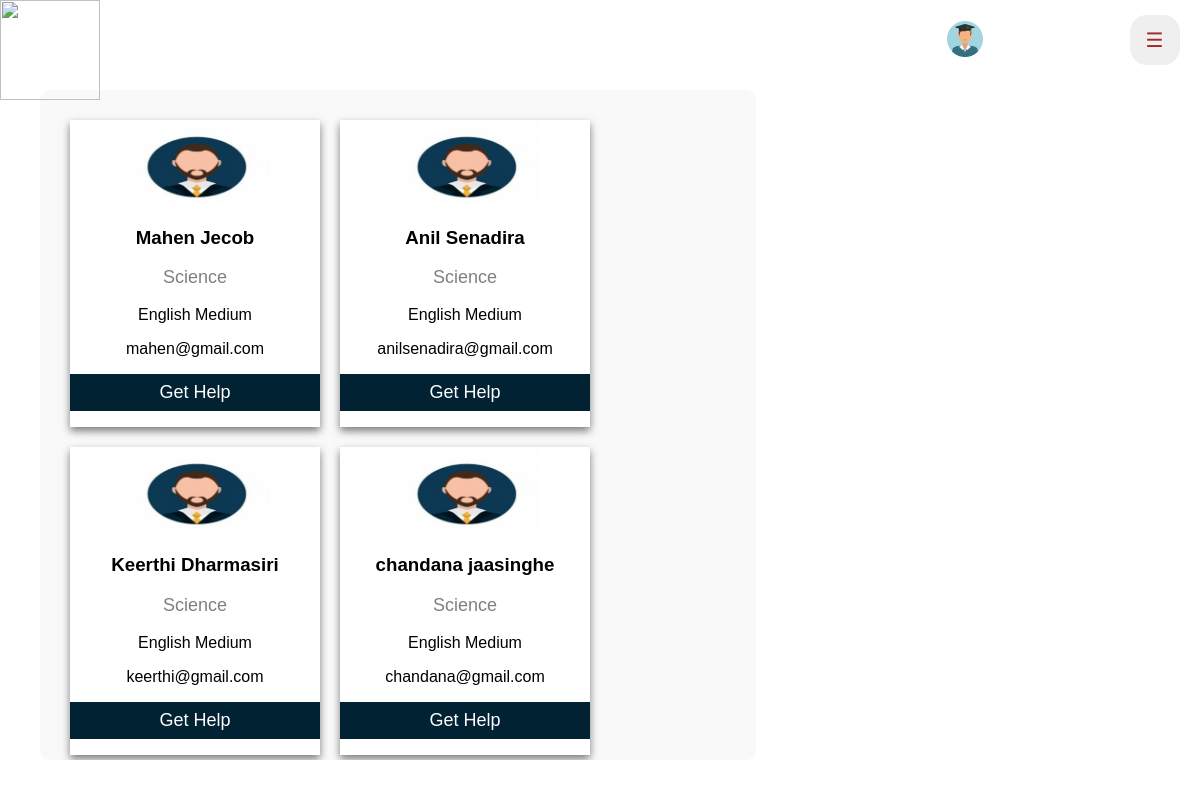
The page /htdocs/ISKOLE/Student/GetHelp/gethelp.php on the database as committed earlier.
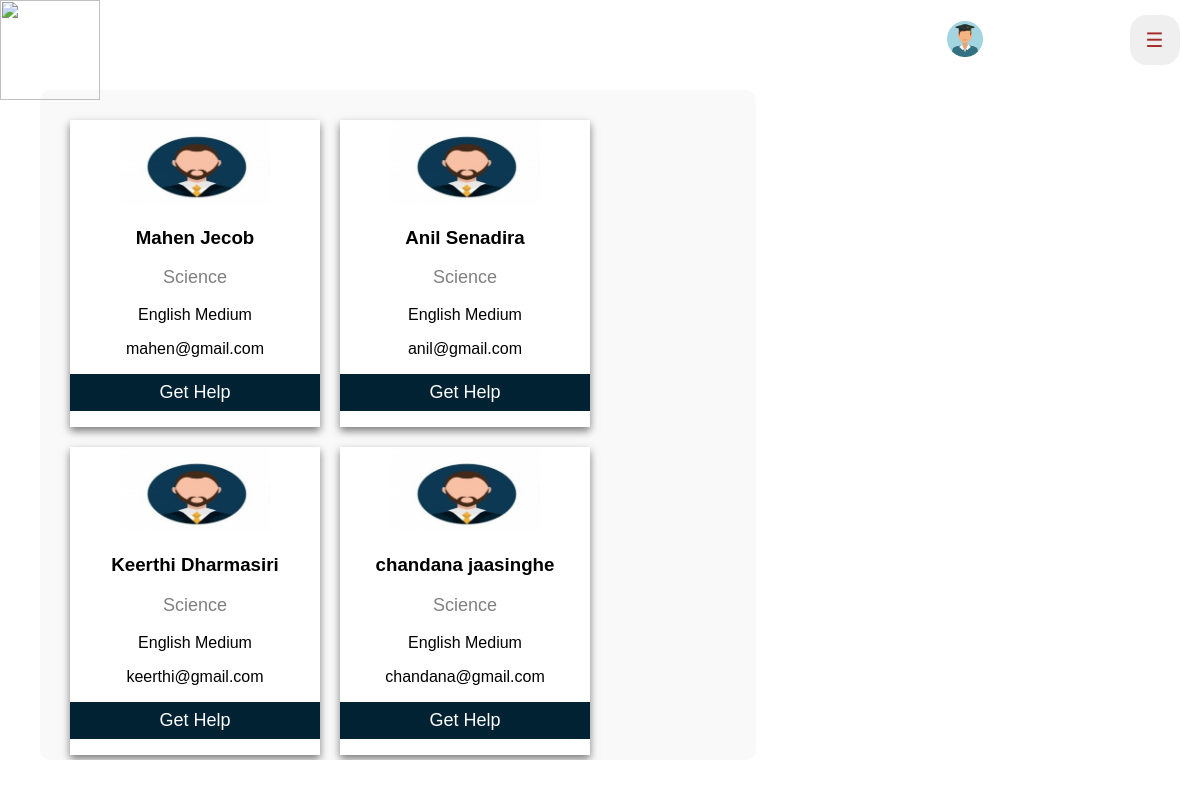
The same page on the database as committed later.
### tables this page shows
CREATE TABLE `teacher` (
  `teacher_id` int(11) NOT NULL,
  `first_name` varchar(20) NOT NULL,
  `last_name` varchar(50) NOT NULL,
  `subject` varchar(20) NOT NULL,
  `medium` varchar(10) NOT NULL,
  `email` varchar(50) NOT NULL,
  `password` varchar(50) NOT NULL,
  `status` tinyint(1) NOT NULL,
  `availability` tinyint(1) NOT NULL
);

### htdocs/ISKOLE/Student/GetHelp/gethelp.php (the view, shortened to what this page needs)
<?php session_start();;
      include '../../connection.php';
?>
<!DOCTYPE html>
<html>
    <head>
        <link href="gethelp.css?v=<?php echo time()?>" rel="stylesheet" type="text/css">
        </head>
        <body>
          <nav class="navigation-bar">
            <img class="logo" src="logo.PNG" width="100" height="100">
            <a><button class="openbtn" onclick="openNav()">&#9776;</button></a>
            <a href="../../Profile/StuProfile.php">            <button class="name-button">
              <img class="avatar" src="../avatar.png">
              <div class="name-tag"><?php echo $_SESSION['fname']." ".$_SESSION['lname']; ?>
              <br>
              ?></div>
          </button></a>
        </nav>
    <div class="thread-container">
      <?php
        $dbQuery = "SELECT * FROM teacher";
        $result = mysqli_query($con, $dbQuery);
        if(!$result)
        {
         echo 'Could not load the data from database! ';
        }
        else
        {
         if(mysqli_num_rows($result) == 0)
         {
             echo 'No teachers in database yet.';
         }
         else
         {
             while($row = mysqli_fetch_assoc($result))
             {
                echo'
                   <div class="card">
                   <img src="teacher1.jpg" style="width: 60%">
                   <h3>'.$row['first_name'].' '.$row['last_name'].'</h3>
                   <p class="title">Science</p>
                   <p>English Medium</p>
                   <p>'.$row['email'].'</p>
                 <p><button id="button1" >Get Help</button></p>
             </div>';
            }
            }
          }
      ?>
      </div>
    </body>
</html>

Rows that differ between the two databases and show on the page:
changed teacher "Anil": email "anilsenadira@gmail.com" → "anil@gmail.com"
